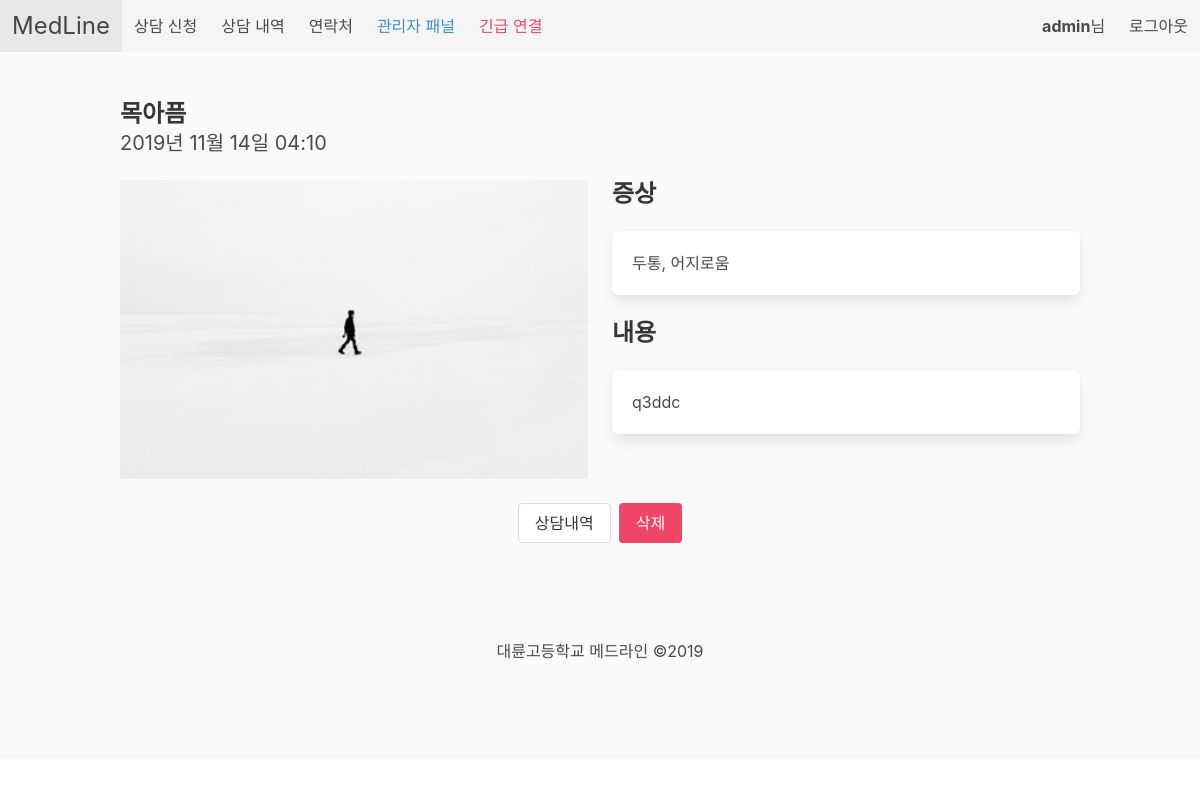
/consult/details/24 (signed in), run on an earlier commit of the app's database.
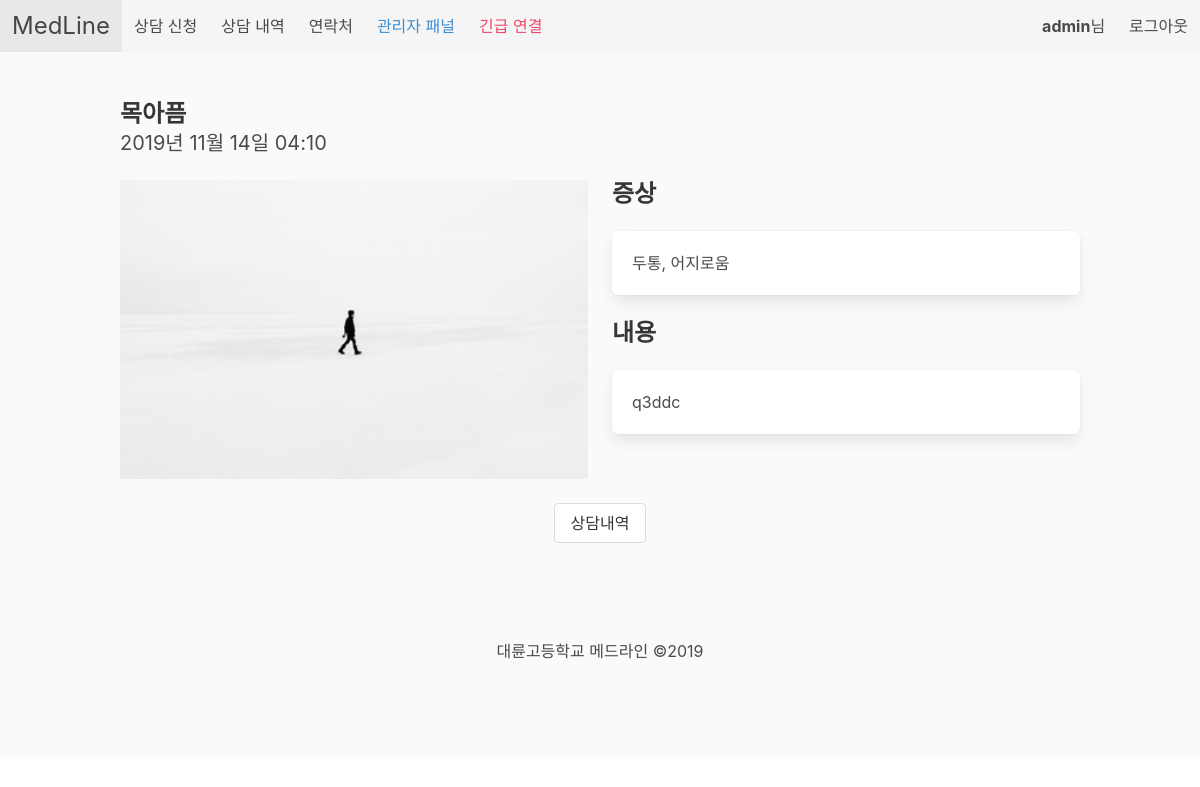
And on a later commit of the database.
### users/models.py (models this page shows)
class CustomUser(AbstractUser):
    grade_choices = [
        ('1', '고1'),
        ('2', '고2'),
        ('3', '고3'),
    ]
    division_choices = [
        ('1', '1반'),
        ('2', '2반'),
        ('3', '3반'),
        ('4', '4반'),
        ('5', '5반'),
        ('6', '6반'),
        ('7', '7반'),
        ('8', '8반'),
        ('9', '9반'),
        ('10', '10반'),
        ('11', '11반'),
        ('12', '12반'),
        ('13', '13반'),
        ('14', '14반'),
    ]
    name = models.CharField(max_length=30, blank=False, default='')
    barcode = models.CharField(max_length=50)
    grade = models.CharField(max_length=2, choices=grade_choices, blank=False, default='1')
    division = models.CharField(max_length=2, choices=division_choices, blank=False, default='1')
    studentno = models.SmallIntegerField(default=1)

### medline/models.py (models this page shows, shortened)
class consult(models.Model):
    symptoms_choices = [
        ('a1', '복통'),
        ('a2', '외상'),
        ('a3', '두통'),
        ('a4', '어지로움'),
    ]
    reservetime_choices = [
        ('bf', '아침시간'),
        ('a1', '1교시 후'),  # after 1, 2, ...
        ('a2', '2교시 후'),
        ('a3', '3교시 후'),
        ('a4', '4교시 후'),
        ('a5', '5교시 후'),
        ('lu', '점심시간'),
       ('a6', '6교시 후'),
        ('a7', '7교시 후'),
    ]
    user = models.ForeignKey(users.CustomUser, on_delete=models.CASCADE)
    title = models.CharField(max_length=50, default='', blank=False)
    message = models.TextField(blank=False)
    added_datetime = models.DateTimeField(auto_now_add=True, blank=False)
    reserve_date = models.DateField(blank=False, default=timezone.now)
    reserve_time = models.CharField(blank=False, choices=reservetime_choices, default='a1', max_length=2)
    image = models.ImageField(upload_to="consult_image", blank=True, default="consult_image/notfound.png")
    symptoms = MultiSelectField(choices=symptoms_choices, blank=True, max_length=300)
    is_finished = models.BooleanField(default=False)

### medline/views.py (the view)
# urls.py: path('consult/details/<int:pk>', medline.details, name='details'),
def details(request, pk):
    chosen_consult = get_object_or_404(consult, pk=pk)
    if chosen_consult.user == request.user:
        return render(request, 'medline/details.html', {'consult': chosen_consult})
    messages.error(request, "상담을 신청하신 분이 아니므로 접근이 거부됩니다.")
    return redirect('login')

### templates/medline/details.html (shortened to what this page needs)
{% extends 'medline/base.html' %}
{% block body %}
<section class="section has-background-white-bis">
    <div class="container">
        <h2 class="title is-size-4">{{ consult.title }}</h2>
        <h2 class="subtitle has-text-grey-dark is-size-5">{{ consult.added_datetime|date:"Y년 n월 j일 h:i" }}</h2>
        <div class="columns">
            <div class="column">
                <figure class="image">
                    <img src="{{ consult.image.url }}">
                </figure>
            </div>
            <div class="column">
                <h1 class="title is-size-4">
                    증상
                </h1>
                <div class="box">
                    <p>{{ consult.symptoms }}</p>
                </div>
                <h1 class="title is-size-4">
                    내용
                </h1>
                <div class="box">
                    <p>{{ consult.message|linebreaks }}</p>
                </div>
            </div>
        </div>
        <div class="buttons is-centered">
            <a class="button" href="{% url "pending_consult" %}">상담내역</a>
            {% if not consult.is_finished %}
            <form action="/consult/delete/{{ consult.pk }}" method="post">{% csrf_token %}
                <input class="button is-danger" type="submit" value="삭제">
            </form>
            {% endif %}
        </div>
    </div>
</section>
{% endblock %}

### templates/medline/base.html (shortened to what this page needs)
<!DOCTYPE html>
<html lang="ko">
{% load pwa %}
{% load static %}
<head>
    <link rel="stylesheet" href="https://cdnjs.cloudflare.com/ajax/libs/bulma/0.7.5/css/bulma.css" />
</head>
<body>
<nav class="navbar is-light">
    <div class="navbar-brand">
        <a class="navbar-item is-size-4" href="{% url 'home' %}">
            MedLine
        </a>
    </div>
    <div class="navbar-menu">
        <div class="navbar-start">
            <a class="navbar-item" href="{%  url 'consultform' %}">
                상담 신청
            </a>
            <a class="navbar-item" href="{%  url 'pending_consult' %}">
                상담 내역
            </a>
            <a class="navbar-item" href="{% url 'contact' %}">
                연락처
            </a>
            {% if user.is_superuser %}
            <a class="navbar-item has-text-info" href="{% url 'medicalhub_home' %}">
                관리자 패널
            </a>
            {% endif %}
            <a href="tel:010-1234-5678" class="navbar-item has-text-danger">
                긴급 연결
            </a>
        </div>
        <div class="navbar-end">
            {% if user.is_authenticated %}
                <a class="navbar-item" disabled>
                    <b>{{ user.username }}</b>님
                </a>
                <a class="navbar-item" href="{% url 'logout' %}">
                    로그아웃
                </a>
            {% endif %}
        </div>
    </div>
</nav>
{% block body %}
        {% endblock %}
        <footer class="footer">
           <p class="content has-text-centered">대륜고등학교 메드라인 ©2019</p>
        </footer>
</body>
</html>

What changed in the data, as far as the page shows it:
changed consult "목아픔": is_finished False → True (drawn)
Also different on the page:
form field value: "삭제" → (not shown)
